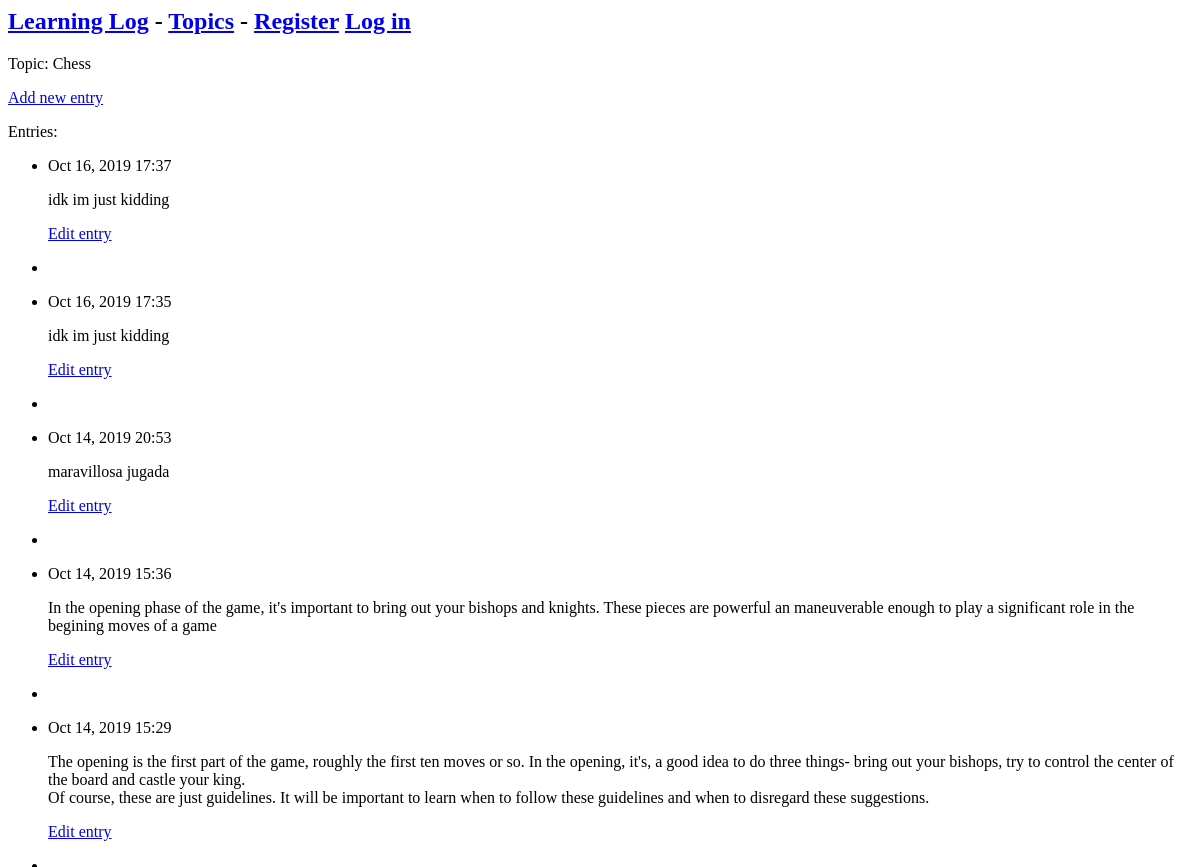
The app's page /topics/1/, older data.
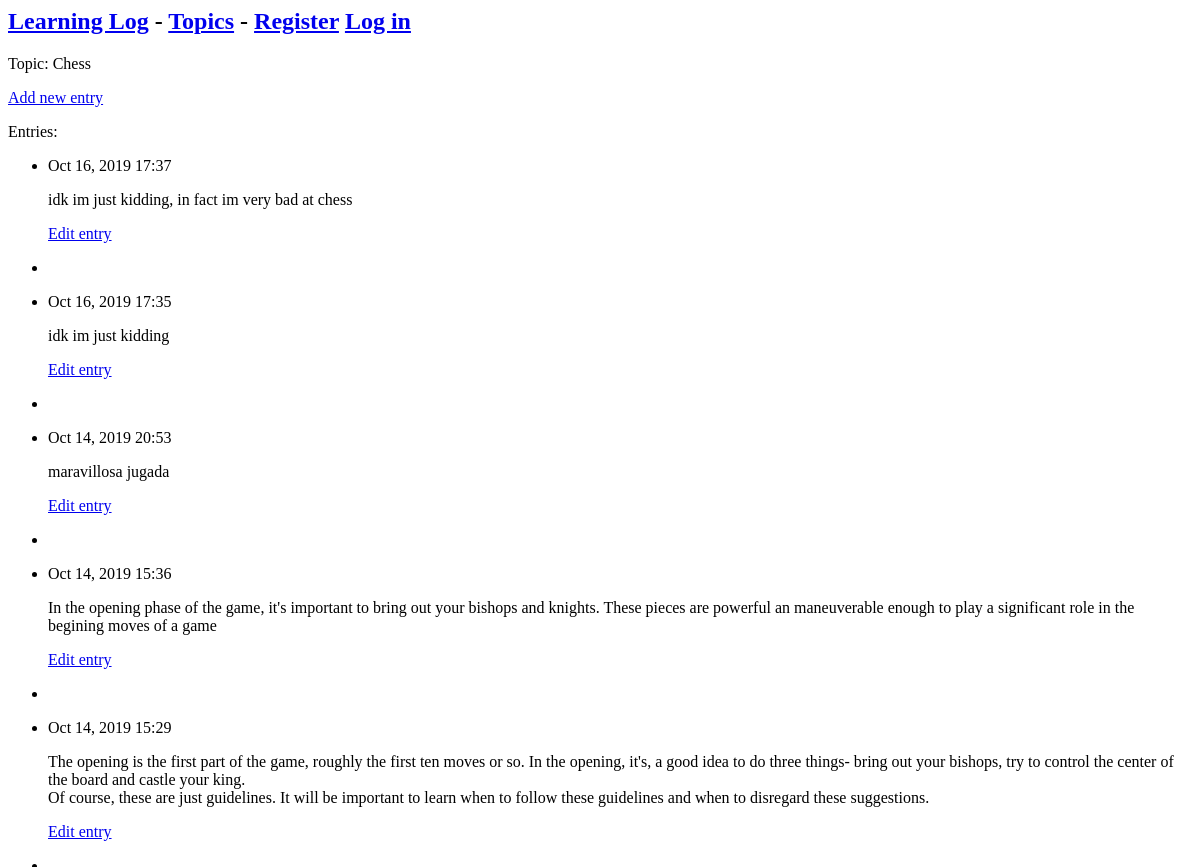
The same page, newer data.
### learnin_logs/models.py (models this page shows, shortened)
class Entry(models.Model):
    topic = models.ForeignKey(Topic, on_delete=models.CASCADE)
    text = models.TextField()
    date_adedd = models.DateTimeField(auto_now_add=True)
    class Meta:
        verbose_name_plural = 'entries'

### learnin_logs/views.py (the view)
# urls.py: path('topics/<int:topic_id>/', views.topic, name='topic'),
def topic(request, topic_id):
    topic = Topic.objects.get(id=topic_id)
    entries = topic.entry_set.order_by('-date_adedd')
    context = {'topic': topic, 'entries': entries}
    return render(request, 'learnin_logs/topic.html', context)

### learnin_logs/models.py (called while the page is built)
    def __str__(self):
        return self.text

### learnin_logs/templates/learnin_logs/topic.html
{% extends 'learnin_logs/base.html' %}
{% block content %}
    <p> Topic: {{topic}}</p>
    <p>
    <a href="{% url 'learnin_logs:new_entry' topic.id %}">Add new entry</a>
    </p>
    <p> Entries: </p>
    <ul>
    {% for entry  in entries %}
        <li>
            <p>{{entry.date_adedd|date:'M d, Y H:i'}}</p>
            <p>{{entry.text|linebreaks}}</p>
            <p>
                <a href="{% url 'learnin_logs:edit_entry' entry.id %}"> Edit entry</a>
            </p>
        <li>
    {% empty %}
        <li> There are no entries for this topic  yet.</li>
    {% endfor %}
    </ul>
{% endblock content %}

Row changes from the older to the newer data that the page shows:
changed Entry: text "idk im just kidding" → "idk im just kidding, in fact im very bad at chess"
